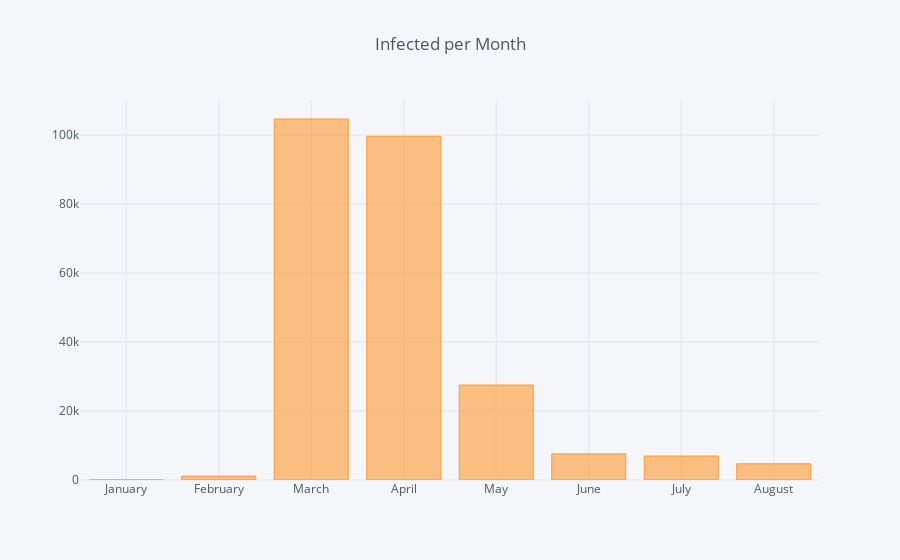

Write notebook code for a chart like this one.
### Code cell
df1.groupby(df1['Date'])[["New_Infected"]].sum().iplot(kind='bar',title = 'Infected per Month')

### Figure 1 — Plotly figure (JSON) as saved in the notebook; plotly's stock layout.template omitted (floating-point values rounded to 4 significant figures)
{"data": [{"marker": {"color": "rgba(255, 153, 51, 0.6)", "line": {"color": "rgba(255, 153, 51, 1.0)", "width": 1}}, "name": "New_Infected", "orientation": "v", "text": "", "type": "bar", "uid": "6def4c5a-a523-462b-a7bd-146ca7838254", "x": ["January", "February", "March", "April", "May", "June", "July", "August"], "y": [2, 1126, 104664, 99671, 27534, 7581, 6959, 4698]}], "layout": {"legend": {"bgcolor": "#F5F6F9", "font": {"color": "#4D5663"}}, "paper_bgcolor": "#F5F6F9", "plot_bgcolor": "#F5F6F9", "title": {"font": {"color": "#4D5663"}, "text": "Infected per Month"}, "xaxis": {"gridcolor": "#E1E5ED", "showgrid": true, "tickfont": {"color": "#4D5663"}, "title": {"font": {"color": "#4D5663"}, "text": ""}, "zerolinecolor": "#E1E5ED"}, "yaxis": {"gridcolor": "#E1E5ED", "showgrid": true, "tickfont": {"color": "#4D5663"}, "title": {"font": {"color": "#4D5663"}, "text": ""}, "zerolinecolor": "#E1E5ED"}}}
